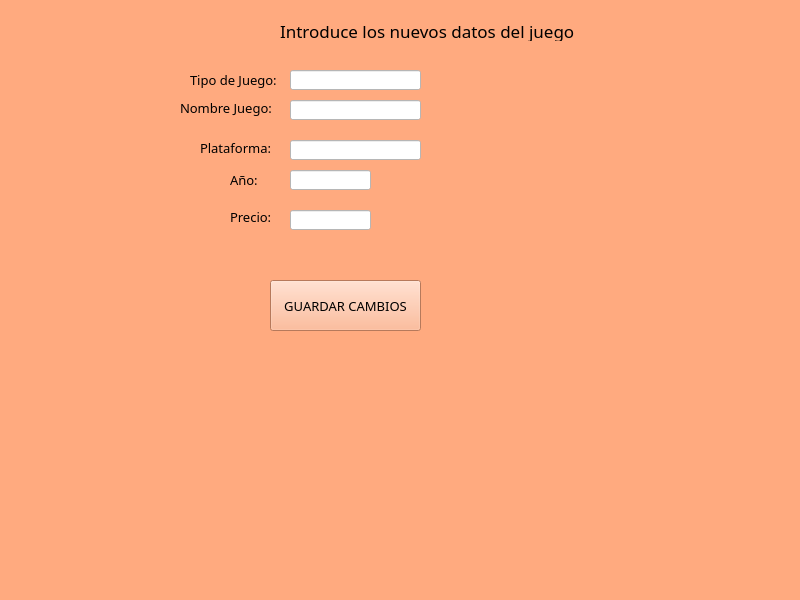
<?xml version="1.0" encoding="UTF-8"?>
<ui version="4.0">
 <class>MainWindow</class>
 <widget class="QMainWindow" name="MainWindow">
  <property name="geometry">
   <rect>
    <x>0</x>
    <y>0</y>
    <width>800</width>
    <height>600</height>
   </rect>
  </property>
  <property name="windowTitle">
   <string>MainWindow</string>
  </property>
  <property name="styleSheet">
   <string notr="true">background-color: rgb(255, 170, 127);</string>
  </property>
  <widget class="QWidget" name="centralwidget">
   <widget class="QLabel" name="label">
    <property name="geometry">
     <rect>
      <x>280</x>
      <y>20</y>
      <width>311</width>
      <height>21</height>
     </rect>
    </property>
    <property name="font">
     <font>
      <family>MV Boli</family>
      <pointsize>13</pointsize>
      <weight>50</weight>
      <italic>false</italic>
      <bold>false</bold>
     </font>
    </property>
    <property name="styleSheet">
     <string notr="true">font: 13pt &quot;MV Boli&quot;;</string>
    </property>
    <property name="text">
     <string>Introduce los nuevos datos del juego</string>
    </property>
   </widget>
   <widget class="QLabel" name="label_2">
    <property name="geometry">
     <rect>
      <x>180</x>
      <y>100</y>
      <width>101</width>
      <height>16</height>
     </rect>
    </property>
    <property name="font">
     <font>
      <family>MV Boli</family>
      <pointsize>10</pointsize>
      <weight>50</weight>
      <italic>false</italic>
      <bold>false</bold>
     </font>
    </property>
    <property name="styleSheet">
     <string notr="true">font: 10pt &quot;MV Boli&quot;;</string>
    </property>
    <property name="text">
     <string>Nombre Juego:</string>
    </property>
   </widget>
   <widget class="QLineEdit" name="entrada_nombre_juego">
    <property name="geometry">
     <rect>
      <x>290</x>
      <y>100</y>
      <width>131</width>
      <height>20</height>
     </rect>
    </property>
    <property name="font">
     <font>
      <pointsize>10</pointsize>
     </font>
    </property>
    <property name="styleSheet">
     <string notr="true">background-color: rgb(255, 255, 255);</string>
    </property>
   </widget>
   <widget class="QLabel" name="label_5">
    <property name="geometry">
     <rect>
      <x>230</x>
      <y>210</y>
      <width>47</width>
      <height>13</height>
     </rect>
    </property>
    <property name="font">
     <font>
      <family>MV Boli</family>
      <pointsize>10</pointsize>
      <weight>50</weight>
      <italic>false</italic>
      <bold>false</bold>
     </font>
    </property>
    <property name="styleSheet">
     <string notr="true">font: 10pt &quot;MV Boli&quot;;

</string>
    </property>
    <property name="text">
     <string>Precio:</string>
    </property>
   </widget>
   <widget class="QLineEdit" name="entrada_precio_juego">
    <property name="geometry">
     <rect>
      <x>290</x>
      <y>210</y>
      <width>81</width>
      <height>20</height>
     </rect>
    </property>
    <property name="font">
     <font>
      <pointsize>10</pointsize>
     </font>
    </property>
    <property name="styleSheet">
     <string notr="true">background-color: rgb(255, 255, 255);</string>
    </property>
    <property name="text">
     <string/>
    </property>
   </widget>
   <widget class="QPushButton" name="boton_guardar_cambios_juego">
    <property name="geometry">
     <rect>
      <x>270</x>
      <y>280</y>
      <width>151</width>
      <height>51</height>
     </rect>
    </property>
    <property name="font">
     <font>
      <family>MV Boli</family>
      <pointsize>10</pointsize>
      <weight>50</weight>
      <italic>false</italic>
      <bold>false</bold>
     </font>
    </property>
    <property name="styleSheet">
     <string notr="true">font: 10pt &quot;MV Boli&quot;;</string>
    </property>
    <property name="text">
     <string>GUARDAR CAMBIOS</string>
    </property>
   </widget>
   <widget class="QLabel" name="label_6">
    <property name="geometry">
     <rect>
      <x>200</x>
      <y>140</y>
      <width>71</width>
      <height>16</height>
     </rect>
    </property>
    <property name="font">
     <font>
      <family>MV Boli</family>
      <pointsize>10</pointsize>
      <weight>50</weight>
      <italic>false</italic>
      <bold>false</bold>
     </font>
    </property>
    <property name="styleSheet">
     <string notr="true">font: 10pt &quot;MV Boli&quot;;</string>
    </property>
    <property name="text">
     <string>Plataforma:</string>
    </property>
   </widget>
   <widget class="QLineEdit" name="entrada_tipo_plataforma">
    <property name="geometry">
     <rect>
      <x>290</x>
      <y>140</y>
      <width>131</width>
      <height>20</height>
     </rect>
    </property>
    <property name="font">
     <font>
      <pointsize>10</pointsize>
     </font>
    </property>
    <property name="styleSheet">
     <string notr="true">background-color: rgb(255, 255, 255);</string>
    </property>
    <property name="text">
     <string/>
    </property>
   </widget>
   <widget class="QLabel" name="label_7">
    <property name="geometry">
     <rect>
      <x>190</x>
      <y>70</y>
      <width>91</width>
      <height>20</height>
     </rect>
    </property>
    <property name="font">
     <font>
      <family>MV Boli</family>
      <pointsize>10</pointsize>
      <weight>50</weight>
      <italic>false</italic>
      <bold>false</bold>
     </font>
    </property>
    <property name="styleSheet">
     <string notr="true">font: 10pt &quot;MV Boli&quot;;</string>
    </property>
    <property name="text">
     <string>Tipo de Juego:</string>
    </property>
   </widget>
   <widget class="QLineEdit" name="entrada_tipo_juego">
    <property name="geometry">
     <rect>
      <x>290</x>
      <y>70</y>
      <width>131</width>
      <height>20</height>
     </rect>
    </property>
    <property name="font">
     <font>
      <pointsize>10</pointsize>
     </font>
    </property>
    <property name="styleSheet">
     <string notr="true">background-color: rgb(255, 255, 255);</string>
    </property>
    <property name="text">
     <string/>
    </property>
   </widget>
   <widget class="QLabel" name="label_8">
    <property name="geometry">
     <rect>
      <x>230</x>
      <y>170</y>
      <width>51</width>
      <height>20</height>
     </rect>
    </property>
    <property name="font">
     <font>
      <family>MV Boli</family>
      <pointsize>10</pointsize>
      <weight>50</weight>
      <italic>false</italic>
      <bold>false</bold>
     </font>
    </property>
    <property name="styleSheet">
     <string notr="true">font: 10pt &quot;MV Boli&quot;;</string>
    </property>
    <property name="text">
     <string>Año:</string>
    </property>
   </widget>
   <widget class="QLineEdit" name="entrada_anio_juego">
    <property name="geometry">
     <rect>
      <x>290</x>
      <y>170</y>
      <width>81</width>
      <height>20</height>
     </rect>
    </property>
    <property name="font">
     <font>
      <pointsize>10</pointsize>
     </font>
    </property>
    <property name="styleSheet">
     <string notr="true">background-color: rgb(255, 255, 255);</string>
    </property>
    <property name="text">
     <string/>
    </property>
   </widget>
  </widget>
  <widget class="QStatusBar" name="statusbar"/>
 </widget>
 <resources/>
 <connections/>
</ui>
